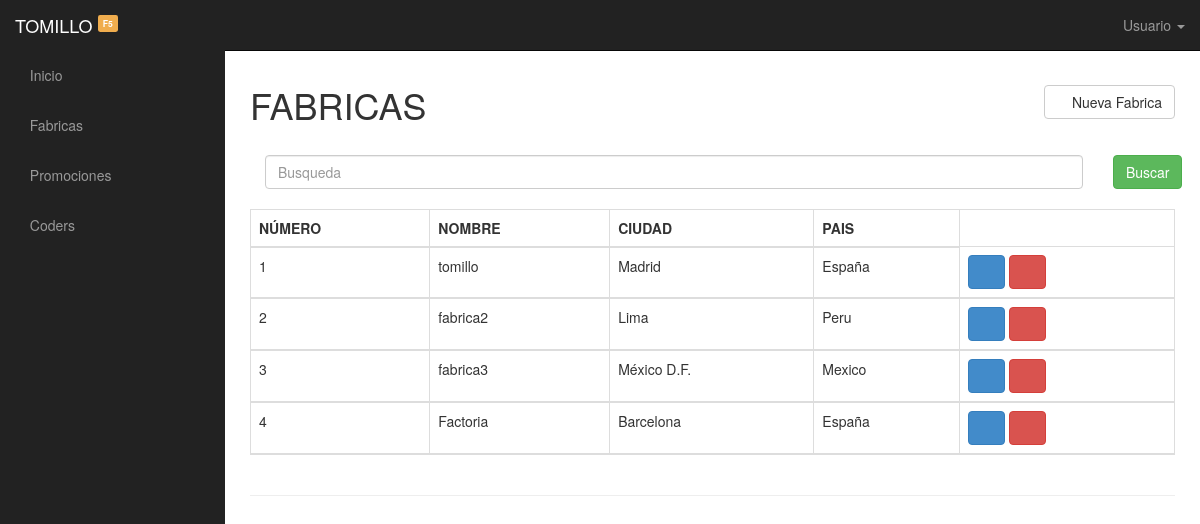
/php/fabricas.php, run on the app's committed database.
### tables this page shows
CREATE TABLE `fabrica` (
  `id_fabrica` int(11) NOT NULL,
  `nombre` varchar(50) NOT NULL,
  `fk_ciudad` int(11) NOT NULL,
  `estado` char(1) NOT NULL
);

CREATE TABLE `ciudad` (
  `id_ciudad` int(11) NOT NULL,
  `nombre` varchar(50) NOT NULL,
  `fk_pais` int(11) NOT NULL
);

CREATE TABLE `pais` (
  `id_pais` int(11) NOT NULL,
  `nombre` varchar(50) NOT NULL,
  `nacionalidad` varchar(50) NOT NULL
);

### php/fabricas.php (the view, shortened to what this page needs)
<!DOCTYPE html>
<html lang="en">
  <head>
    <link rel="stylesheet" href="../css/bootstrap.css">
    <link rel="stylesheet" href="../css/sb-admin.css">
    <link rel="stylesheet" href="../css/font-awesome.min.css">
    <link rel="stylesheet" type="text/css" href="../css/style.css">
    <link rel="stylesheet" href="../css/stacktable.css">
 </head>
 <body>
  <div id="wrapper">
      <nav class="navbar navbar-inverse navbar-fixed-top" role="navigation">
          <div class="navbar-header">
                   <a class="navbar-brand" href="../index.php"> TOMILLO <sup><small><span class="label label-warning">F5</span></small></sup> </a>
          </div>
          <div class="collapse navbar-collapse navbar-ex1-collapse">
              <ul class="nav navbar-nav side-nav">
                    <li><a href="../index.php"><i class="fa fa-home"></i> Inicio</a></li>
                    <li><a href="fabricas.php"><i class='fa fa-tasks'></i> Fabricas </a></li>
                    <li><a href="promociones.php"><i class="fa fa-users"></i> Promociones </a></li>
                    <li><a href="coders.php"><i class="fa fa-smile-o"></i> Coders </a></li>
              </ul>
              <ul class="nav navbar-nav navbar-right navbar-user">
                    <li class="dropdown user-dropdown"><a href="#" class="dropdown-toggle" data-toggle="dropdown"> Usuario <b class="caret"></b></a>
                    </li>
              </ul>
          </div>
      </nav>
      <div id="page-wrapper">
          <div class="row">
              <div class="col-md-12">
                  <div class="btn-group pull-right">
                      <a class="btn btn-default" name="agregar" id="agregar"><i class="fa fa-tasks" aria-hidden="true"></i> Nueva Fabrica</a>
                  </div>
                  <h1>FABRICAS</h1>
                  <br>
              </div>
              <div class="container table-sm table-responsive{-sm|-md|-lg|-xl} justify-content-between">
                  <form method="post" class="form-inline ">
                      <div class="form-group col-md-11">
                          <input type="" name="buscar" placeholder="Busqueda" class="form-control mr-sm-6">
                      </div>
                      <div class="form-group col-md-1">
                          <input type="submit" id="buscar" value="Buscar" class="btn btn-success">
                      </div>
                  </form>
              </div>
              <br>
              <div class="container table-sm">
                 <table class="table table-bordered table-hover" id="tabla1" border="0">
                      <thead class="thead-light">
                        <tr>
                            <th class="datos">número</th>
                            <th class="datos">nombre</th>
                            <th class="datos">ciudad</th>
                            <th class="datos">pais</th>
                        </tr>
                                <?php
                                 include 'conexion.php';
                                  if (isset($_POST['buscar'])) {
                                    $bus = $_POST['buscar'];
                                    if ($bus!="") {
                                        $cond="AND (fabrica.nombre like '%$bus%' OR ciudad.nombre like '%$bus%' OR pais.nombre like '%$bus%')";
                                    }else{
                                      $cond="";
                                          }
                                  }
                                  else{
                                    $cond="";
                                  }
                                  $list="SELECT fabrica.nombre, ciudad.nombre, pais.nombre, fabrica.id_fabrica  FROM fabrica,ciudad,pais where fabrica.fk_ciudad=ciudad.id_ciudad and ciudad.fk_pais=pais.id_pais and fabrica.estado='1' $cond";
                                  $con_list=mysqli_query($link,$list);
                                  $cont=1;
                                    while ($arrlist= mysqli_fetch_array($con_list)) {?>
                                          <tr>
                                              <td><?php echo $cont; ?></td>
                                              <td><?php echo $arrlist[0]; ?></td>
                                              <td><?php echo $arrlist[1]; ?></td>
                                              <td><?php echo $arrlist[2]; ?></td>
                                              <td><a href="modificar_fabricas.php?mod=<?php echo $arrlist[3]; ?>" class="btn btn-primary"><i class="fa fa-pencil-square-o" aria-hidden="true"></i></a>
                                              <a href="eliminar_fabricas.php?eli=<?php echo $arrlist[3]; ?>" class="btn btn-danger"><i class="fa fa-trash-o" aria-hidden="true"></i></a></td>
                                          </tr>
                                <?php
                                  $cont++;
                                } ?>
                      </thead>
                </table>
            </div>
        </div>
      <hr>
      </div>
  </div>
  </body>
</html>

### css/sb-admin.css (style rules this page uses)
body { margin-top: 50px; }
#wrapper { padding-left: 0; }
#page-wrapper { width: 100%; padding: 5px 15px; }
@media (min-width:768px) { #wrapper { padding-left: 225px; } }
@media (min-width:768px) { #page-wrapper { padding: 15px 25px; } }
@media (min-width:768px) { .side-nav { margin-left: -225px; left: 225px; width: 225px; position: fixed; top: 50px; height: 100%; border-radius: 0; border: none; background-color: #222222; overflow-y: auto; } }
@media (min-width:768px) { .side-nav>li>a { width: 225px; } }
@media (min-width:768px) { .navbar-collapse { padding-left: 15px !important; padding-right: 15px !important; } }

### css/style.css (style rules this page uses)
span { color: red; }
.datos { text-transform: uppercase; }

### css/stacktable.css (style rules this page uses)
.stacktable { width: 100%; }
.stacktable.large-only { display: table; }

### data on the page
fabrica: nombre "tomillo", fk_ciudad.nombre "Madrid", pais.nombre "España"
fabrica: nombre "fabrica2", fk_ciudad.nombre "Lima", pais.nombre "Peru"
fabrica: nombre "fabrica3", fk_ciudad.nombre "México D.F.", pais.nombre "Mexico"
fabrica: nombre "Factoria", fk_ciudad.nombre "Barcelona", pais.nombre "España"
